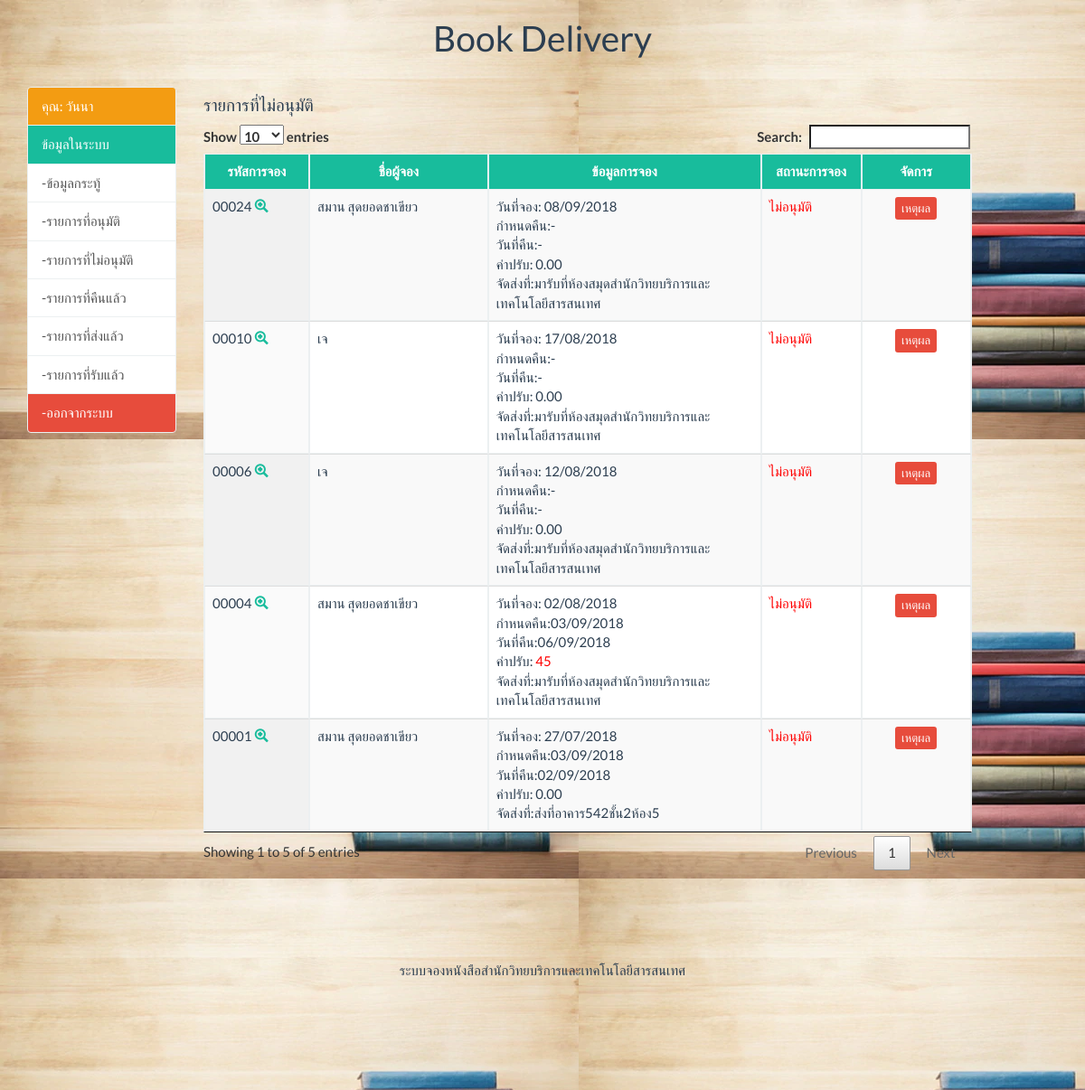
Page /staff/ds_booking.php (signed in) on the earlier database version.
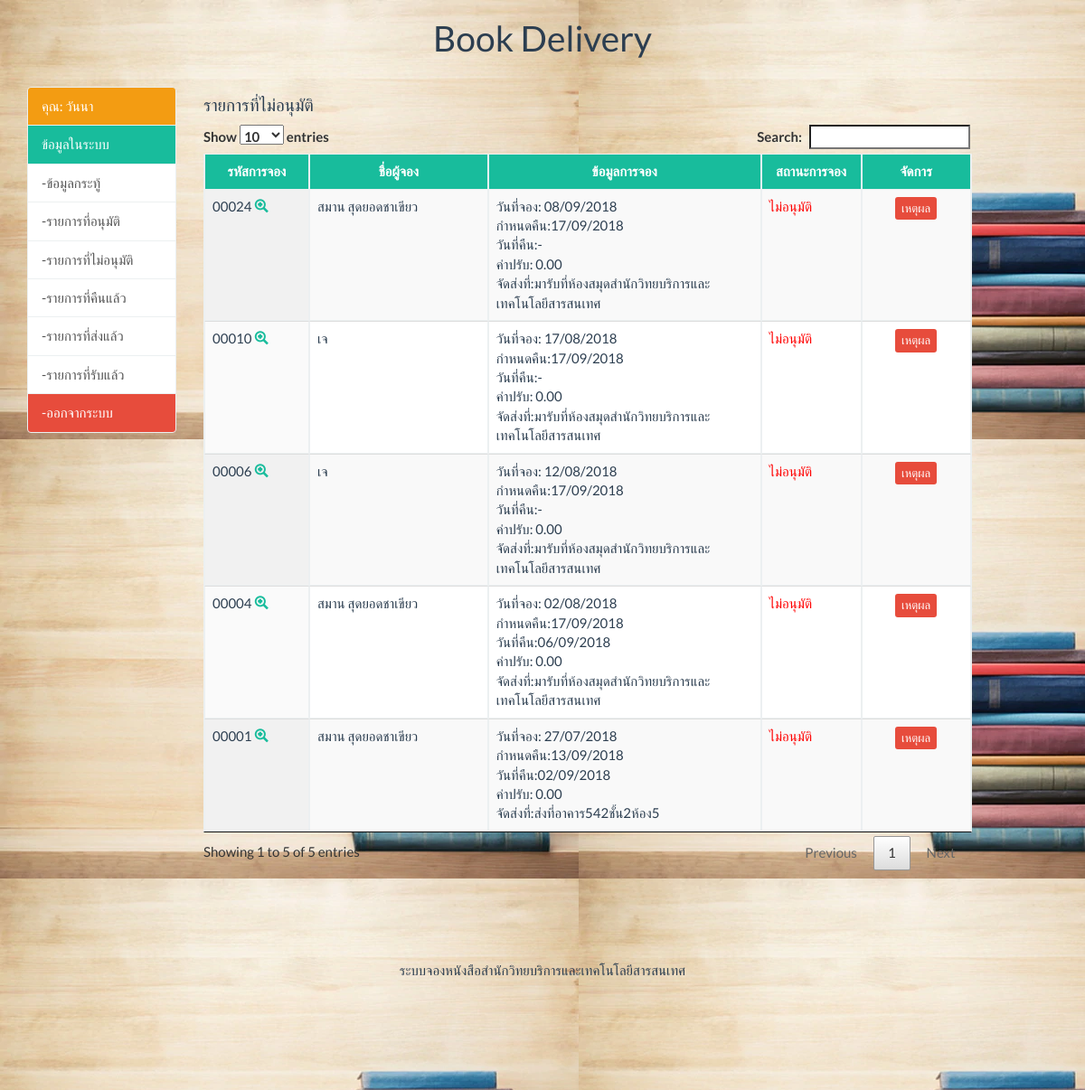
Same page on the later database version.
### tables this page shows
CREATE TABLE `tbl_booking` (
  `bi_id` int(5) UNSIGNED ZEROFILL NOT NULL,
  `mem_id` int(11) NOT NULL,
  `bi_room` int(11) NOT NULL,
  `bu_id` int(11) NOT NULL,
  `ft_id` int(11) NOT NULL,
  `bi_class` varchar(100) NOT NULL,
  `bi_no` varchar(100) NOT NULL,
  `bi_in` datetime NOT NULL,
  `bi_return` date NOT NULL,
  `bi_out` datetime NOT NULL,
  `bi_status` int(11) NOT NULL,
  `bi_fine` float(10,2) NOT NULL,
  `bi_text` varchar(200) DEFAULT NULL,
  `bn_room` int(11) DEFAULT NULL,
  `bn_id` int(11) DEFAULT NULL,
  `bn_no` varchar(100) DEFAULT NULL,
  `bn_class` varchar(100) DEFAULT NULL,
  `s_at` varchar(100) DEFAULT NULL
);

CREATE TABLE `tbl_member` (
  `mem_id` int(11) NOT NULL,
  `ms_id` int(11) NOT NULL,
  `mem_name` varchar(200) NOT NULL,
  `mem_address` varchar(200) NOT NULL,
  `mem_tel` varchar(20) NOT NULL,
  `mem_email` varchar(100) NOT NULL,
  `mem_user` varchar(100) NOT NULL,
  `mem_pass` varchar(100) NOT NULL,
  `datesave` timestamp NULL DEFAULT CURRENT_TIMESTAMP
);

CREATE TABLE `tbl_building` (
  `bu_id` int(11) NOT NULL,
  `bu_name` varchar(100) NOT NULL
);

### staff/ds_booking_list.php (the view, shortened to what this page needs)
<?php require_once('../Connections/book.php'); ?>
<?php
$query_book = "SELECT  tbl_booking.bi_id,tbl_booking.bi_room,tbl_booking.bi_class,tbl_booking.bi_no,tbl_booking.bi_in,tbl_booking.bi_return,tbl_booking.bi_out,tbl_booking.bi_status,tbl_booking.bi_fine,
tbl_member.mem_id,tbl_member.mem_name,
tbl_faculty.ft_id,tbl_faculty.ft_name,
tbl_building.bu_id,tbl_building.bu_name
FROM tbl_booking
LEFT JOIN tbl_member
ON tbl_booking.mem_id=tbl_member.mem_id
LEFT JOIN tbl_faculty
ON tbl_booking.ft_id=tbl_faculty.ft_id
LEFT JOIN tbl_building
ON tbl_booking.bu_id=tbl_building.bu_id
WHERE tbl_booking.bi_status = 3
ORDER BY tbl_booking.bi_id";
$book = mysql_query($query_book, $book) or die(mysql_error());
$row_book = mysql_fetch_assoc($book);
$totalRows_book = mysql_num_rows($book);
?>
<script>
$(document).ready(function() {
    $('#example').DataTable( {
      "aaSorting" :[[0,'desc']],
	  //"lengthMenu":[[20,50, 100, -1], [20,50, 100,"All"]]
	});
} );
	</script>
<h4> รายการที่ไม่อนุมัติ
</h4>
<table border="2" class="display table table-bordered" id="example" align="center" >
  <thead>
    <tr class="success">
    <th width="5%"><center>รหัสการจอง</center></th>
    <th width="10%"><center>ชื่อผู้จอง</center></th>
    <th width="15%"><center>ข้อมูลการจอง</center></th>
    <th width="5%"><center>สถานะการจอง</center></th>
    <th width="5%"><center>จัดการ</center></th>
  </tr>
</thead>
  <?php if($totalRows_book > 0){ do{?>
    <tr>
      <td ><?php echo $row_book['bi_id']; ?>
      <a href="ds_booking.php?bi_id=<?php echo $row_book['bi_id']; ?>&act=de">
      <span class="glyphicon glyphicon-zoom-in"></span></td>
       <td ><?php echo $row_book['mem_name']; ?></td>
      <td >
        วันที่จอง:
        <?php echo date('d/m/Y',strtotime($row_book['bi_out'])); ?> <br>
        กำหนดคืน:<?php $ods = $row_book['bi_return'];
        if($ods=='0000-00-00 00:00:00'){
          echo '-';
        }else{
          echo date('d/m/Y',strtotime($row_book['bi_return']));
        } ?><br>
        วันที่คืน:<?php $odi = $row_book['bi_in'];
        if($odi=='0000-00-00 00:00:00'){
          echo '-';
        }else{
          echo date('d/m/Y',strtotime($row_book['bi_in']));
        } ?><br>
        <?php
        $ods = date('Y-m-d',strtotime($ods));
        $odi = date('Y-m-d',strtotime($odi));
        $calculate =strtotime($odi)-strtotime($ods);
        $bi_fine = floor($calculate / 86400);
        ?>
        ค่าปรับ: <?php $bi_fine;
        if( $bi_fine < 1){
          echo '0.00';
        }else{
          echo "<font color='red'>";
          echo  $bi_fine * 15;
          echo "</font>";
        } ?><br>
        จัดส่งที่:<?php
        $bi_room=$row_book['bi_room'];
         if($bi_room ==1){
        echo "มารับที่ห้องสมุดสำนักวิทยบริการและเทคโนโลยีสารสนเทศ";
        }elseif($bi_room ==2){
        echo "ส่งที่";
        echo "อาคาร";
        echo $row_book['bu_name'];
        echo "ชั้น";
        echo $row_book['bi_class'];
        echo "ห้อง";
        echo $row_book['bi_no'];
        }elseif($bi_room ==3){
        echo "ห้องสมุดคณะ";
        echo $row_book['ft_name'];
        }?>
      </td>
        <td><?php
       @$bi_status=$row_book['bi_status'];
       if($bi_status ==1){
        echo "<font color='yellow'>";
        echo "รออนุมัติ";
        echo "</font>";
        }elseif($bi_status ==2){
        echo "<font color='green'>";
        echo "อนุมัติ";
        echo "</font>";
        }elseif($bi_status ==3){
        echo "<font color='red'>";
        echo "ไม่อนุมัติ";
        echo "</font>";
      }elseif($bi_status ==4){
        echo "<font color='blue'>";
        echo "คืนแล้ว";
        echo "</font>";
        }?></td>
   <td align="center">
      <?php
       if($bi_status ==1){ ?>
       <a href='booking.php?bi_id=<?php echo $row_book['bi_id']; ?>&act=ss'
      class='btn btn-info btn-xs'> อนุมัติ </a>
       <a href='booking.php?bi_id=<?php echo $row_book['bi_id']; ?>&act=ds'
      class='btn btn-danger btn-xs'>ไม่อนุมัติ</a>
       <?php }elseif($bi_status ==2){ ?>
        <a href='booking.php?bi_id=<?php echo $row_book['bi_id']; ?>&act=sss'
      class='btn btn-info btn-xs'> ดูการนัดหมาย </a>
       <?php }elseif($bi_status ==3){ ?>
        <a href='ds_booking.php?bi_id=<?php echo $row_book['bi_id']; ?>&act=ds'
      class='btn btn-danger btn-xs'>เหตุผล</a>
      <?php } ?>
  </td>
    </tr>
    <?php } while ($row_book =  mysql_fetch_assoc($book)); }?>
    </table>

Differences in the rows shown:
changed tbl_booking "00001": bi_return "03/09/2018" → "13/09/2018"
changed tbl_booking "00004": bi_return "03/09/2018" → "17/09/2018"; $bi_fine * 15 "45" → (not shown); now shows "0.00"
changed tbl_booking "00006": bi_return (not shown) → "17/09/2018"; no longer shows "-"
changed tbl_booking "00010": bi_return (not shown) → "17/09/2018"; no longer shows "-"
changed tbl_booking "00024": bi_return (not shown) → "17/09/2018"; no longer shows "-"
